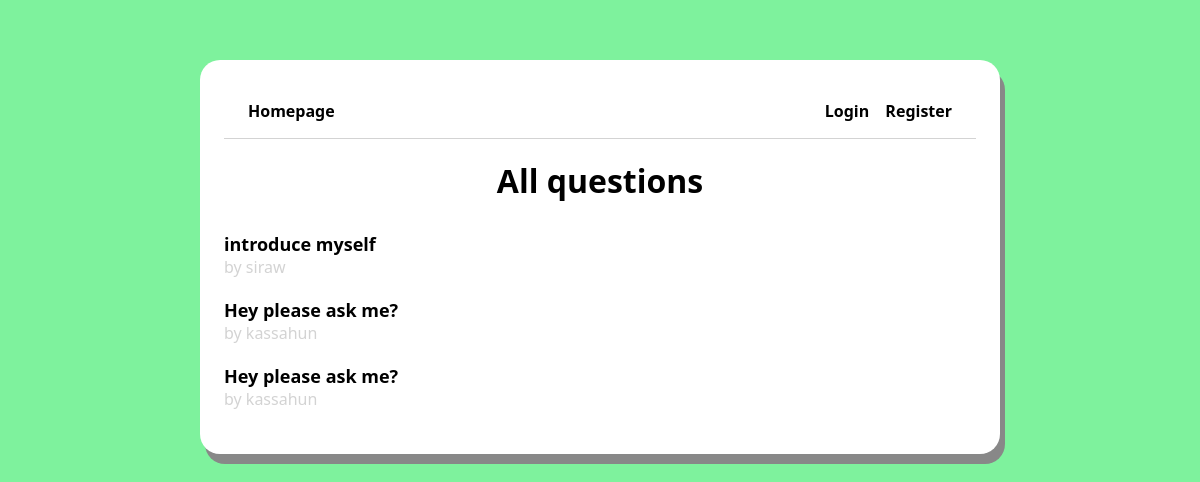
Page /homepage/ on the committed database.
### knowledge_portal/models.py (models this page shows, shortened)
class Question(models.Model):
    author = models.ForeignKey(User, null=False, on_delete=models.CASCADE)
    title = models.CharField(max_length=200, null=False)
    body = models.TextField(null=False)
    created_at = models.DateTimeField(auto_now_add=True)
    updated_at = models.DateTimeField(auto_now=True)

### knowledge_portal/views.py (the view)
# urls.py: path('homepage/', views.homePage, name='homepage'),
def homePage(request):
    questions = Question.objects.all().order_by('-created_at')
    context = {
        'questions': questions
    }
    return render(request, 'knowledge_portal/homepage.html', context)

### knowledge_portal/templates/Knowledge_portal/homepage.html
{% extends 'knowledge_portal/page.html' %}
{% block content %}
<div class="page">
<h1 class="title">All questions</h1>
{% for question in questions %}
<div class="question-list-item">
  <a href="{% url 'question' question.id %}">
    <p class="question-list-item-title">
      {{question.title}}
    </p>
    <p class="question-list-item-author">
      by {{question.author.username}}
    </p>
  </a>
</div>
{% endfor %}
</div>
{% endblock %}

### rows in the picture
Question: title "introduce myself", author.username "siraw"
Question: title "Hey please ask me?", author.username "kassahun"
Question: title "Hey please ask me?", author.username "kassahun"
